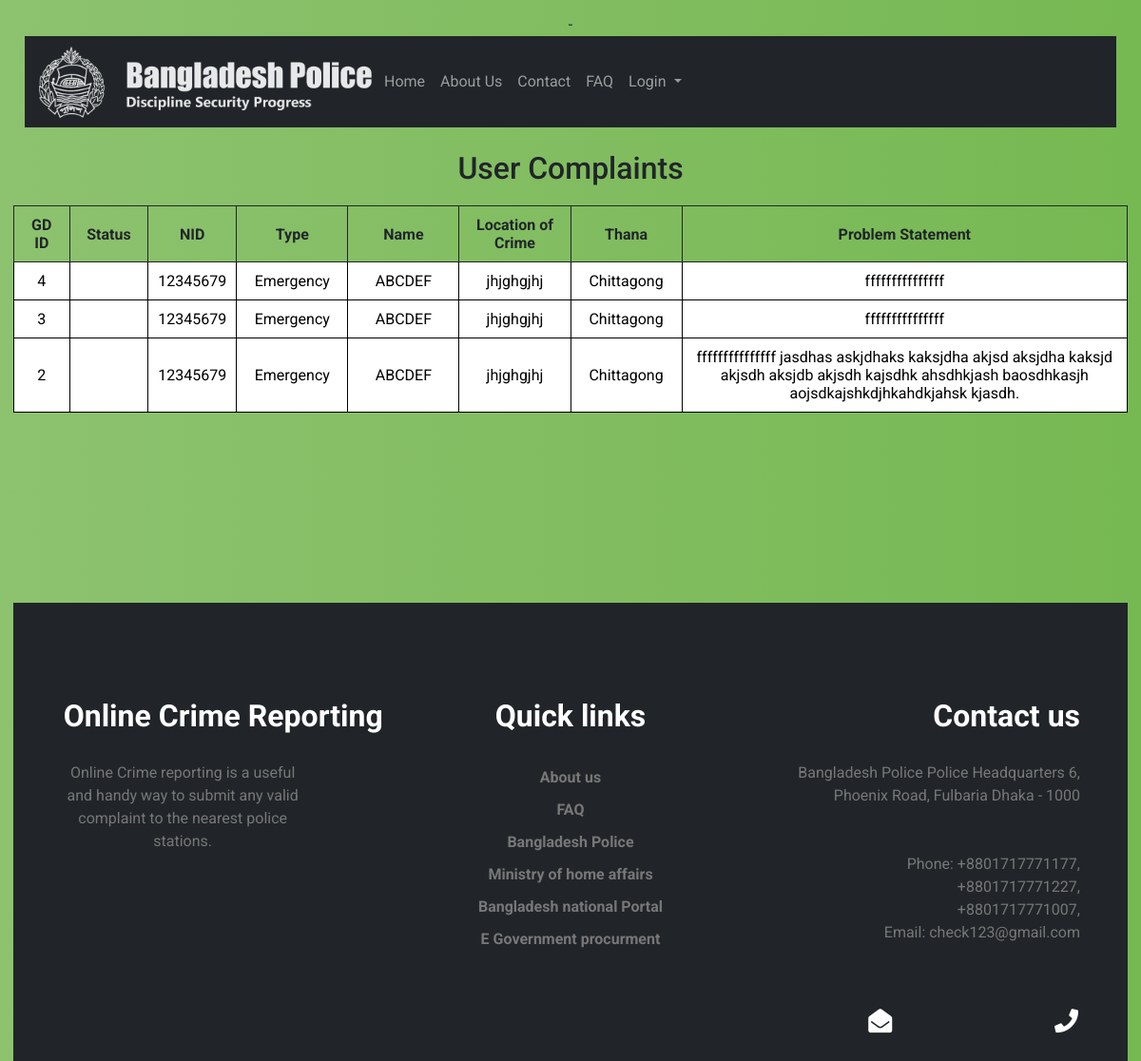
Page /Pages/policeComplaints.php on the earlier database version.
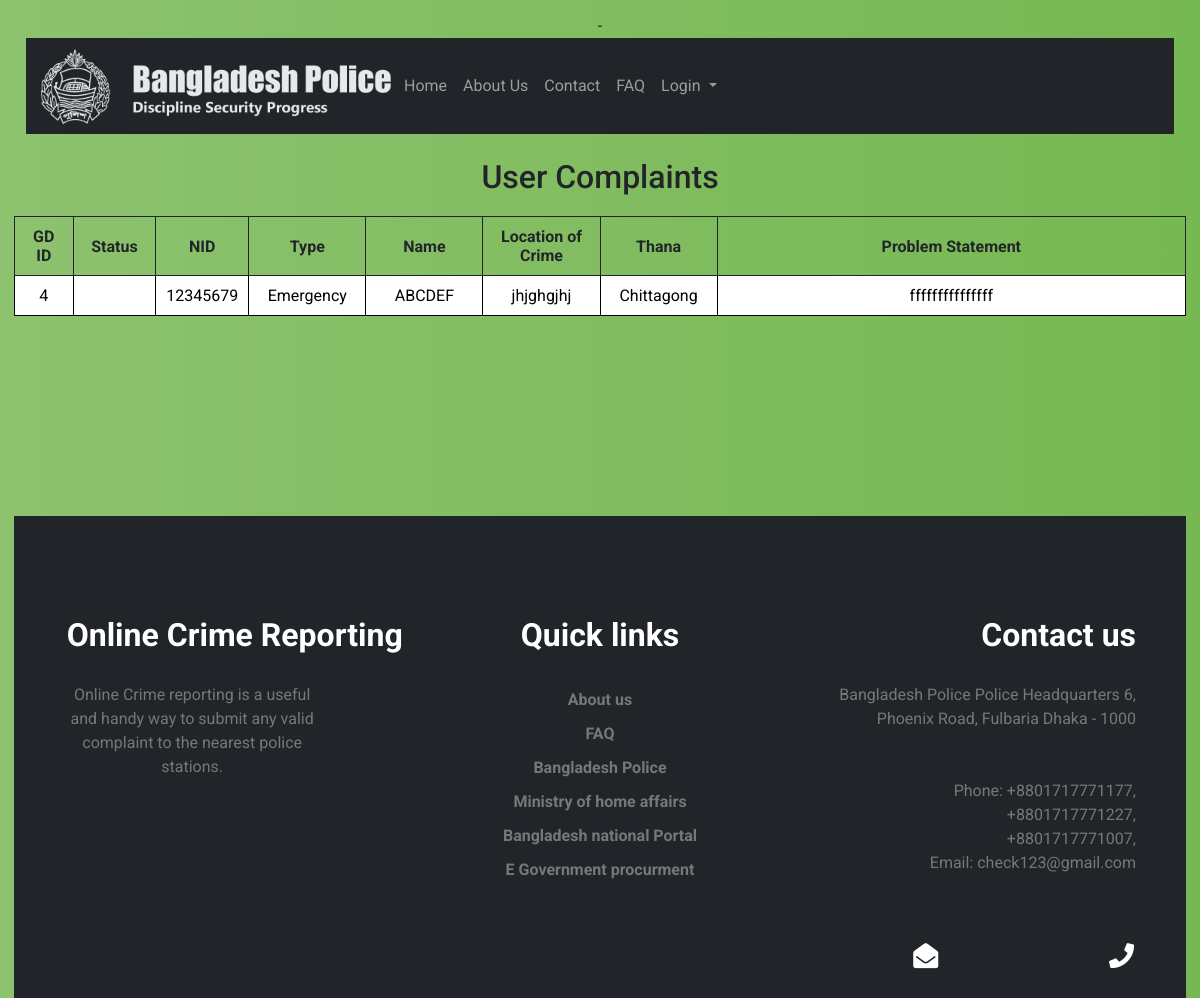
Same page on the later database version.
### tables this page shows
CREATE TABLE `gd` (
  `gdid` int(9) NOT NULL,
  `nid` bigint(30) NOT NULL,
  `type` varchar(20) NOT NULL,
  `name` varchar(40) NOT NULL,
  `location of crime` varchar(255) NOT NULL,
  `thana name` varchar(30) NOT NULL,
  `problem statement` text NOT NULL,
  `photo` varchar(255) NOT NULL,
  `status` varchar(20) NOT NULL,
  `pid` int(11) NOT NULL
);

### Pages/policeComplaints.php (the view, shortened to what this page needs)
-<?php
  include "../php/db.php";
?>
<!DOCTYPE html>
<html lang="en">
<head>
    <link href="../css/bootstrap.min.css" rel="stylesheet">
    <link rel="stylesheet" href="../css/style.css">
    <link rel="stylesheet" href="../css/responsive.css">
  <link rel="stylesheet" type="text/css" href="../css/login_style.css">
  <link rel="stylesheet" href="https://cdnjs.cloudflare.com/ajax/libs/font-awesome/4.7.0/css/font-awesome.min.css">
  <link rel="stylesheet" href="https://use.fontawesome.com/releases/v5.15.1/css/all.css">
    <link href="../css/historytable.css" rel="stylesheet">
</head>
<body>
<div class="container-fluid">
    <?php
        include "../php/navbar.php";
    ?>
</div>
<div>
  <br>
<h2> User Complaints</h2>
<table id="t">
  <thead>
    <tr>
      <th scope="col">GD ID</th>
      <th scope="col">Status</th>
      <th scope="col">NID</th>
      <th scope="col">Type</th>
      <th scope="col">Name</th>
      <th scope="col">Location of Crime</th>
      <th scope="col">Thana</th>
      <th scope="col">Problem Statement</th>
    </tr>
  </thead>
  <?php
      $pid = $_SESSION['pid'];
      $query="select * from gd where pid = '$pid' order by gdid desc limit 10000";
      $result=mysqli_query($conn,$query);
      while($rows=mysqli_fetch_assoc($result)){
  ?>
  <tbody style="background-color: white; color: black;">
      <tr>
        <td class="five"><?php echo $rows['gdid']; ?></td>
        <td class="status"><?php echo $rows['status']; ?></td>
        <td class="five"><?php echo $rows['nid']; ?></td>
        <td class="ten"><?php echo $rows['type']; ?></td>
        <td class="ten"><?php echo $rows['name']; ?></td>
        <td class="twenty"><?php echo $rows['location of crime']; ?></td>
        <td class="ten"><?php echo $rows['thana name']; ?></td>
        <td class="cproblem"><?php echo $rows['problem statement']; ?></td>
      </tr>
    </tbody>
  <?php
    }
  ?>
</table>
</div>
<?php
    include "../php/footer.php";
    ?>
</body>
</html>

Differences in the rows shown:
no longer on this page (row edited): gd: gdid "3", nid "12345679", type "Emergency", name "ABCDEF", location of crime "jhjghgjhj", thana name "Chittagong", problem statement "fffffffffffffff"
no longer on this page (row edited): gd: gdid "2", nid "12345679", type "Emergency", name "ABCDEF", location of crime "jhjghgjhj", thana name "Chittagong", problem statement "fffffffffffffff jasdhas askjdhaks kaksjdha akjsd aksjdha kaksjd akjsdh aksjdb akjsdh kajsdhk ahsdhkjash baosdhkasjh aojsdkajshkdjhkahdkjahsk kjasdh."
